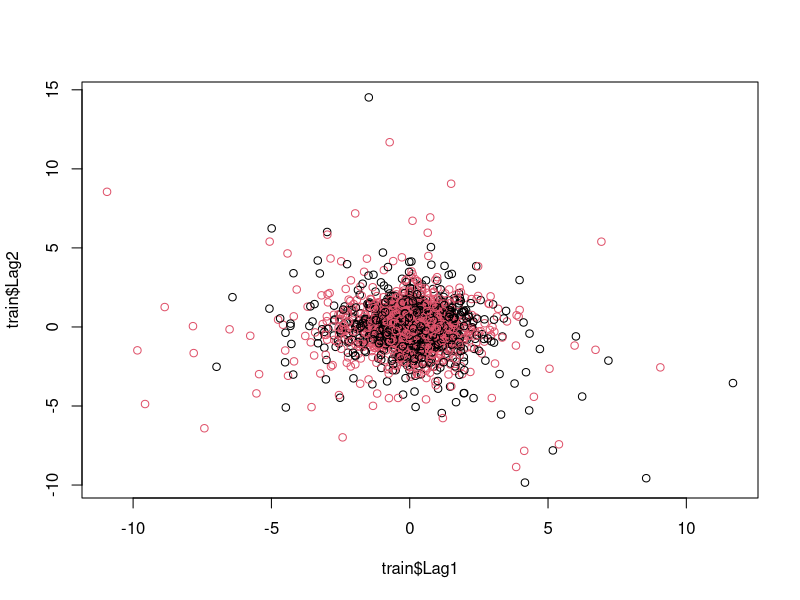

Write R code to recreate this figure. (Note: this script raises an error after producing the figure.)
#----Step 1: Import Stock Data ------------------------------------------------#
#import stock data 
train <- read.csv("./Stock/SPY_train.csv")
test <- read.csv("./Stock/SPY_test.csv")

#----Step 2: Check for Missing Values -----------------------------------------#
sum(is.na(train))
sum(is.na(test))

head(train)
plot(train$Lag1,train$Lag2,col=as.factor(train$Direction))

train.X = cbind(train$Lag1,train$Lag2,train$Lag3)
train.Y = train$Direction

test.X = cbind(test$Lag1,test$Lag2,test$Lag3)
test.Y = test$Direction

knn.pred=knn(train.X,test.X,train.Y,k=72)
a = table(knn.pred,test.Y)
(a[1,1]+a[2,2])/sum(a)

b <- tune.knn(as.matrix(train.X), as.factor(train.Y), k = 1:100, tunecontrol = tune.control(sampling = "fix"))

